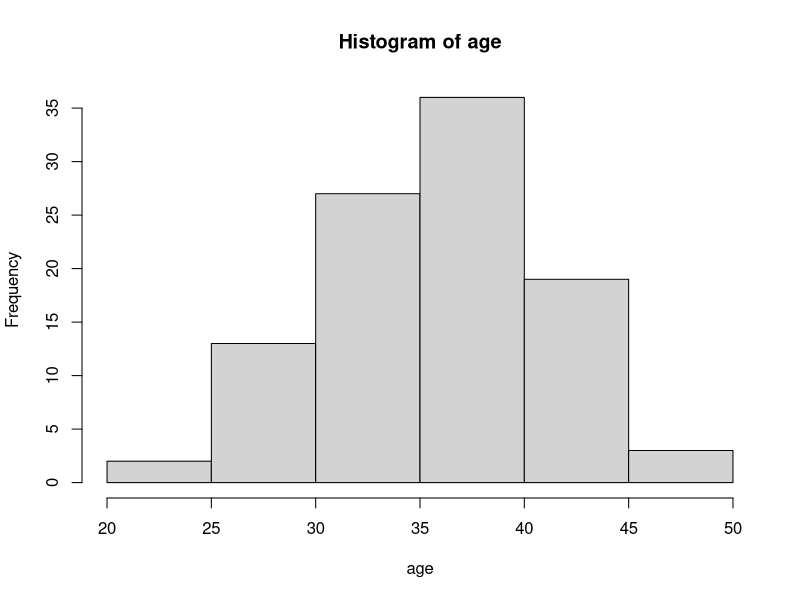

Source code (R):
age <- c(31, 34, 35, 61, 40)
length(age)

length(10)

age + 10

names <- c("Lukas", "Vojta", "Dominik")
names <- c("Lukas, Vojta, Dominik")
names <- c("Lukas", "Vojta", "Dominik")
names <- c(names, "Monique")

c(names, names)
rep(names, 2)

names_and_ages <- c(names, age)

mean(age)
range(age)

mean(names)

c(age, TRUE)
c(as.logical(age), TRUE)

c(as.character(TRUE), names)

# gender = male female male female - 100
# id = sequence of 1 - 100 - characters
# age = 100, normal distribution with mean = 35, sd 5
# rnorm
temp <- c("male", "female")
gender <- rep(temp, 50)
rm(temp)

gender <- c("male", "female")
gender <- rep(gender, 50)

gender <- rep(c("male", "female"), 50)
id <- as.character(seq(1, 100))
age <- rnorm(100, mean = 35, sd = 5)
university_educated <- sample(rep(c(TRUE, FALSE), 50), 100) #RANDOM TRUE or FALSE
university_educated <- sample(c(TRUE, FALSE), 100, replace = TRUE) #RANDOM TRUE or FALSE 
table(university_educated)
?sample
mean(age)

## Seeding -----
set.seed(2022)
age <- rnorm(100, mean = 35, sd = 5)
university_educated <- sample(c(TRUE, FALSE), 100, replace = TRUE) #RANDOM TRUE or FALSE 
table(university_educated)
mean(age)

# roulette numbers 0 - 36
roulette_numbers <- seq(0,36)
# roulette colors green (1x) black red (18x)
roulette_colors <- c("black", "red")
roulette_colors <- c("green", rep(roulette_colors, 18))

## Vector access ----
summary(age)
table(roulette_colors)

age[1]
age[-1]
age[100]

n_age <- length(age)
age[n_age]
age[length(age)]

age[1:5]
age[seq(1,5)]
head(age,5)

# all odd positions
age[seq(1,100,2)]

age[200]

## Playing roulette -----
set.seed(2022)
winning_numbers <- sample(roulette_numbers, 5, replace = TRUE)
winning_numbers <- sample(roulette_numbers, 5, replace = TRUE)
winning_numbers <- sample(roulette_numbers, 5, replace = TRUE)
winning_numbers + 1 
roulette_colors[winning_numbers + 1]
roulette_colors[sample(roulette_numbers, 5, replace = TRUE) + 1]

## Comparisons ----
i_female <- which(gender == "female")
mean(age[i_female])
i_male <- which(gender == "male")

t.test(age[i_female], age[i_male])

## LOGICAL INDEXING -----
numbers <- c(1,0,1,0)
v_logical <- c(TRUE, FALSE, TRUE, TRUE)
numbers[v_logical]

numbers == 1
numbers[numbers == 1]
rm(numbers, v_logical)

gender == "female"
age[gender == "female"]

# all black numbers

roulette_numbers[roulette_colors == "black"]
# mistake exmaple index too long
roulette_colors <- c("black", "red")
roulette_colors <- c("green", rep(roulette_colors, 28))
roulette_numbers[roulette_colors == "black"]
roulette_colors == "black"

# mistake exmaple index too short
roulette_colors[TRUE]
roulette_colors[c(TRUE, FALSE)]

# gender of all educated people
gender[university_educated]
table(gender[university_educated])

# education of all people above 38
university_educated[age > 38]
table(university_educated[age > 38])
# gender of all people under 33
gender[age <= 33]
table(gender[age <= 33])

!c(TRUE, FALSE)
age[!(gender == "female")]
age[gender != "female"]

age[!i_female]
!i_female

### Reassignment -----
numbers <- c(1,0,1,0,1,0)
numbers[1]
numbers[1] <- 0
numbers

age_old <- age > 45
hist(age)

age_update <- age
age_update[age_update > 45] <- NA
age_update

## Vector operations -------
length(age)
head(roulette_numbers, 10)
tail(roulette_numbers, 5)
rev(roulette_numbers)

unique(gender)
unique(round(age, 1))

table(round(age))

### Numeric operations -----
round(age, 1)

sort(unique(round(age, 1)))
mean(age)
median
sd
mode

log(age)
log10(age)
abs(age)

quantile(age)
quantile(age, c(0.1,0.9))

### Character operations ------

continents <- c("north america", "south america", 
                "europe", "middle america")
grep("america", continents)
grepl("america", continents)

continents <- c("north America", "South america", 
                "europe", "Middle AMERICA")

grepl("AMERICA", toupper(continents))
